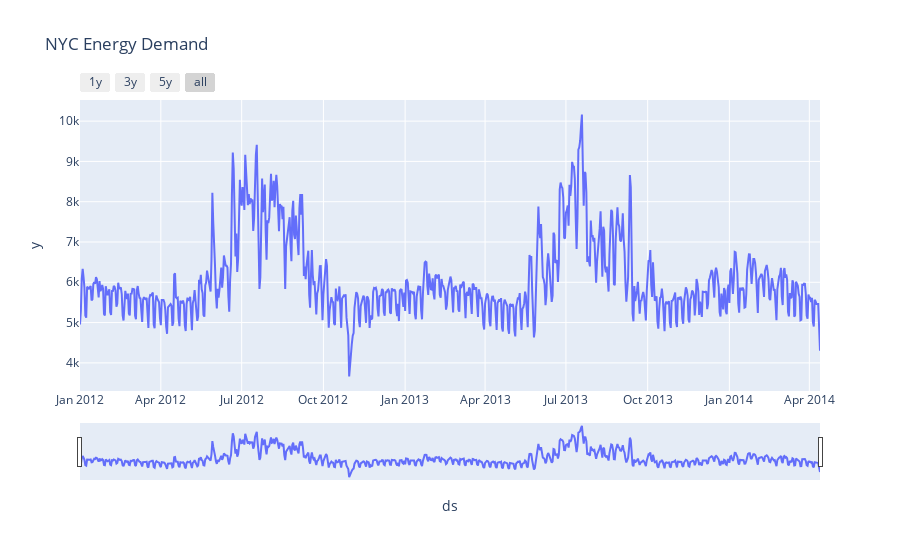

Notebook code for this chart:
### Code cell
fig = px.line(ny_df_final, x='ds', y='y', hover_data=['temp','month'], title='NYC Energy Demand')

fig.update_xaxes(
    rangeslider_visible=True,
    rangeselector=dict(
        buttons=list([
            dict(count=1, label="1y", step="year", stepmode="backward"),
            dict(count=2, label="3y", step="year", stepmode="backward"),
            dict(count=3, label="5y", step="year", stepmode="backward"),
            dict(step="all")
        ])
    )
)
fig.show()

### Figure 1 — Plotly figure (JSON) as saved in the notebook; plotly's stock layout.template omitted (floating-point values rounded to 4 significant figures; data arrays with more than 128 entries replaced by an {"elided": "..."} marker saying what was removed)
{"data": [{"customdata": {"elided": "834x2 float values"}, "hovertemplate": "ds=%{x}<br>y=%{y}<br>temp=%{customdata[0]}<br>month=%{customdata[1]}<extra></extra>", "legendgroup": "", "line": {"color": "#636efa", "dash": "solid"}, "mode": "lines", "name": "", "orientation": "v", "showlegend": false, "type": "scatter", "x": {"elided": "834 str values"}, "xaxis": "x", "y": {"elided": "834 float values"}, "yaxis": "y"}], "layout": {"legend": {"tracegroupgap": 0}, "title": {"text": "NYC Energy Demand"}, "xaxis": {"anchor": "y", "domain": [0, 1], "rangeselector": {"buttons": [{"count": 1, "label": "1y", "step": "year", "stepmode": "backward"}, {"count": 2, "label": "3y", "step": "year", "stepmode": "backward"}, {"count": 3, "label": "5y", "step": "year", "stepmode": "backward"}, {"step": "all"}]}, "rangeslider": {"visible": true}, "title": {"text": "ds"}}, "yaxis": {"anchor": "x", "domain": [0, 1], "title": {"text": "y"}}}}
